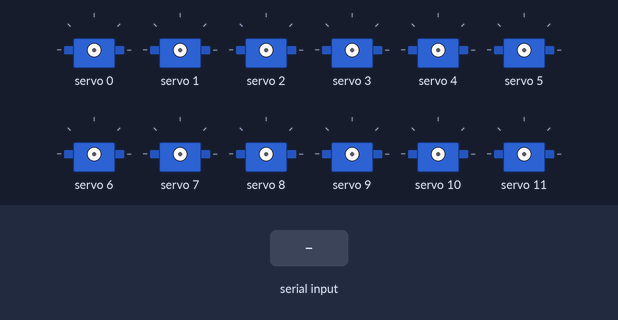
The sketch below on a simulated Arduino Uno, built with avr-gcc and run on an emulated ATmega328P. On the bench: 12 × servo. Inputs (shaded band) come from the test bench.

Above: at 1.2 s.
1.3 s: "90,45\n" received over Serial
At 2.0 s:
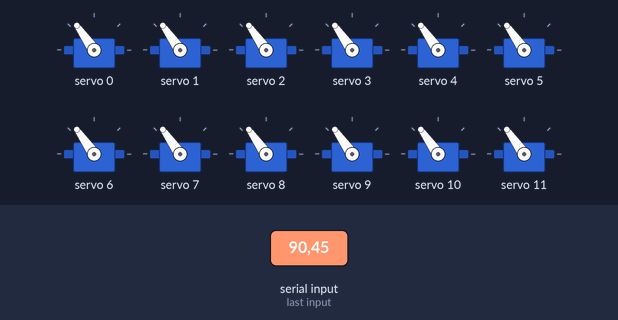
Timing chart, 0 to 4.3 s (numbered marks = the images above; inputs shaded):
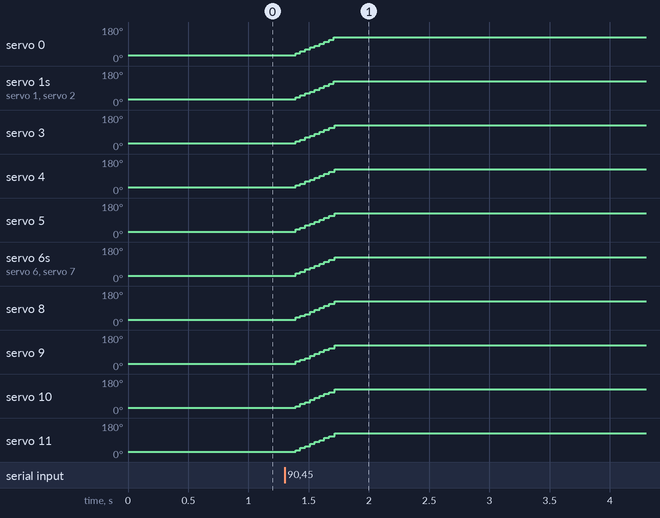

Measured:
- after the input at 1.3 s, servo 0–4: moves from 30° to 125° over 0.32 s, starting after 0.09 s; servo 5–11: moves from 28° to 125° over 0.32 s, starting after 0.09 s

The sketch:

Servos.ino
```cpp
/**
 * @file BionicHandServoControl.ino
 * @brief Control de múltiples servos usando PCA9685 con velocidad configurable.
 *
 * Modificaciones para aumentar la velocidad de movimiento:
 *  - Se añadió kPulseStep para definir el tamaño de paso en micro-pulsos.
 *  - Se reimplementó moveServosParallel usando un bucle while que avanza kPulseStep.
 *
 * @date   2025-06-11
 */

#include <Arduino.h>
#include <Wire.h>
#include <Adafruit_PWMServoDriver.h>

// ====== CONFIGURACIÓN DEL DRIVER PCA9685 ======
constexpr uint8_t  kPCA9685_Address = 0x40;
constexpr uint32_t kOscillatorFreq  = 27000000U;
constexpr uint16_t kServoFrequency  = 50;

// ====== PARÁMETROS DE LOS SERVOS ======
constexpr uint16_t kServoMinPulse = 150;  // Pulso mínimo (0°)
constexpr uint16_t kServoMaxPulse = 600;  // Pulso máximo (180°)
constexpr uint8_t  kMaxServos     = 12;   // Canales 0..11
// Incremento en micro-pulsos para cada iteración (mayor = más rápido)
constexpr uint16_t kPulseStep     = 5;

// ====== MAPEO DINÁMICO CANAL->CLASE->ÁNGULO ======
const uint8_t angleMap[kMaxServos][3] = {
  { 50, 180,   0 },
  { 50, 180,   0 },
  { 50,   0, 180 },
  { 50,   0, 180 },
  { 50,   0, 180 },
  { 25,   1,  50 },
  { 25,   1,  50 },
  { 90, 180,   0 },
  { 90, 180,   0 },
  { 90, 180,   0 },
  { 90, 180,   0 },
  { 90, 180,   0 }
};
uint8_t servoAngles[kMaxServos] = {0};

Adafruit_PWMServoDriver pwm(kPCA9685_Address);

void setup() {
  Serial.begin(115200);
  pwm.begin();
  pwm.setOscillatorFrequency(kOscillatorFreq);
  pwm.setPWMFreq(kServoFrequency);
  while (!Serial);
  delay(10);
}

/**
 * @brief Mueve todos los servos en paralelo con paso kPulseStep.
 * @param targetAngles  Array de kMaxServos valores de ángulo [0..180]
 */
void moveServosParallel(const uint8_t targetAngles[]) {
  uint16_t currentPulses[kMaxServos], targetPulses[kMaxServos];
  for (uint8_t i = 0; i < kMaxServos; ++i) {
    currentPulses[i] = map(servoAngles[i], 0, 180, kServoMinPulse, kServoMaxPulse);
    targetPulses[i]  = map(targetAngles[i], 0, 180, kServoMinPulse, kServoMaxPulse);
  }
  bool moving = true;
  while (moving) {
    moving = false;
    for (uint8_t i = 0; i < kMaxServos; ++i) {
      if (currentPulses[i] < targetPulses[i]) {
        uint16_t step = currentPulses[i] + kPulseStep;
        currentPulses[i] = min(step, targetPulses[i]);
        pwm.setPWM(i, 0, currentPulses[i]);
        moving = true;
    } else if (currentPulses[i] > targetPulses[i]) {
        uint16_t step = currentPulses[i] - kPulseStep;
        currentPulses[i] = max(step, targetPulses[i]);
        pwm.setPWM(i, 0, currentPulses[i]);
        moving = true;
    }

    }
  }
  for (uint8_t i = 0; i < kMaxServos; ++i) {
    servoAngles[i] = targetAngles[i];
  }
}

/**
 * @brief Lee la clase EMG y mueve los servos según el mapeo.
 */
void servoControl() {
  if (Serial.available() >= 1) {
    int classVal = Serial.parseInt();
    Serial.readStringUntil('\n');
    uint8_t targetAngles[kMaxServos];
    for (uint8_t ch = 0; ch < kMaxServos; ++ch) {
      if (classVal >= 0 && classVal < 3) {
        targetAngles[ch] = angleMap[ch][classVal];
      } else {
        targetAngles[ch] = 90;
      }
    }
    moveServosParallel(targetAngles);
  }
}

void loop() {
  // Leer clase enviada por Python y controlar servos
  servoControl();

  delay(50);
}
```
